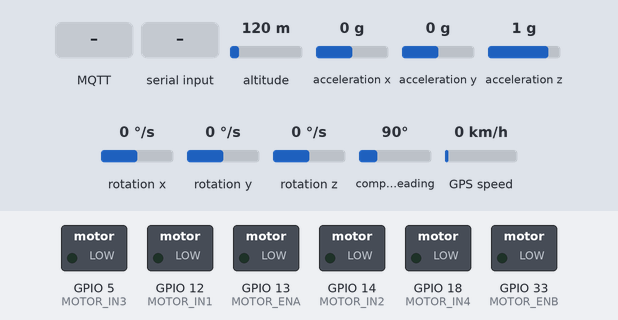
A sketch run on a simulated ESP32. On the bench: switched loads named in the sketch (green lamp = pin HIGH). The test bench sets the inputs (shaded band); at power-on: altitude 120 m, acceleration x 0 g, acceleration y 0 g, acceleration z 1 g, rotation x 0 °/s, rotation y 0 °/s, rotation z 0 °/s, compass heading 90°, GPS speed 0 km/h. WiFi joins after 1.5 s; servers stay silent unless stated; I2S audio is not simulated (input reads silence); the GPS gets a fix after 3 s at 37.7749, -122.4194 with 8 satellites; no MQTT or app messages arrive unless stated; what the sketch prints to the serial monitor is not drawn.

Above: at 3.1 s.
3.2 s: MQTT message "maju" arrives on the first subscribed topic
At 5.9 s:
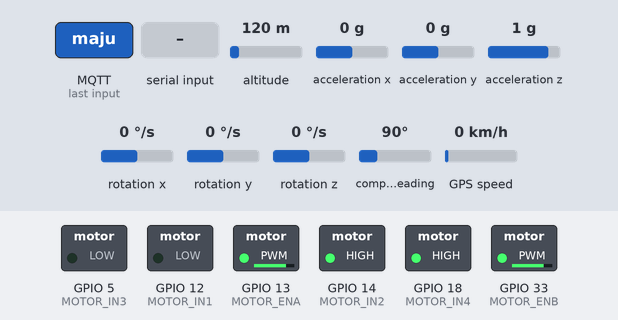
6.5 s: "maju" received over Serial
At 7.7 s:
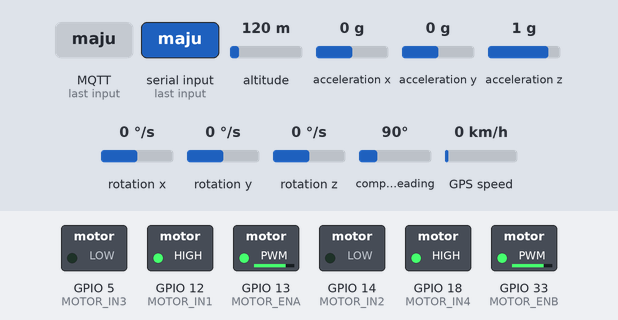
8.0 s: MQTT message "mundur" arrives on the first subscribed topic
At 8.7 s:
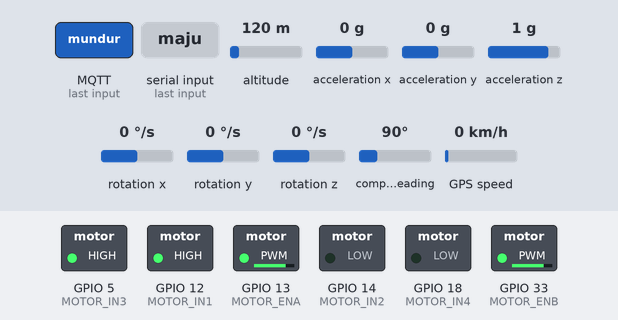
9.5 s: "mundur" received over Serial
At 10.8 s:
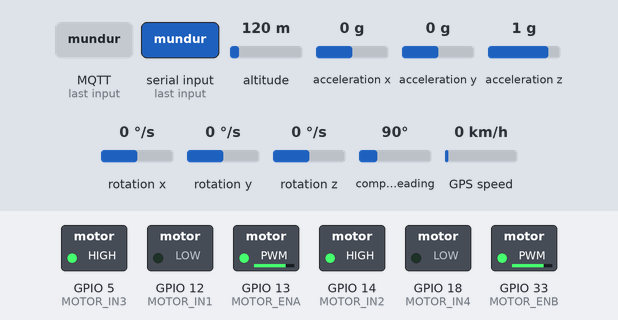
14.0 s: "s" received over Serial
At 14.4 s:
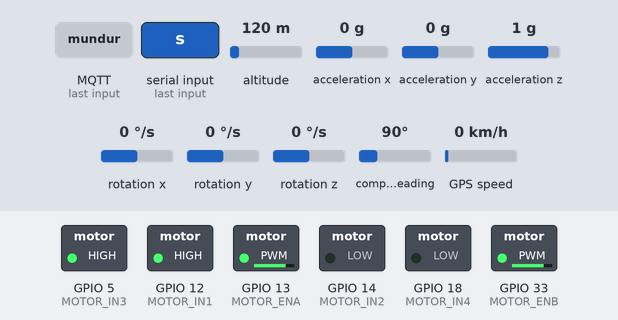
Timing chart, 0 to 16.5 s (numbered marks = the images above; inputs shaded):
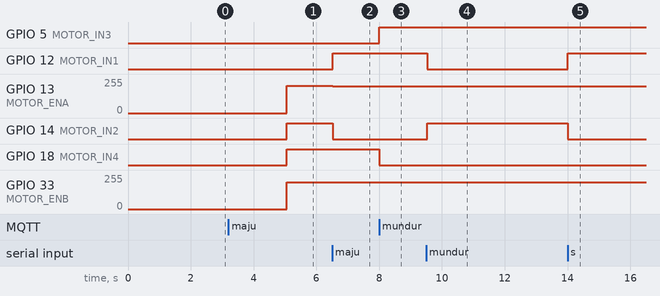

The sketch:

test-motor-mqtt.ino
```cpp
#include <WiFiManager.h>
#include <Wire.h>
#include <MPU6050.h>
#include <TinyGPSPlus.h>
#include <HardwareSerial.h>
#include "driver/i2s.h"
#include <PubSubClient.h>

// ==================== PIN DEFINITIONS ====================
// Motor Driver Pins
#define MOTOR_ENA 13
#define MOTOR_IN1 12
#define MOTOR_IN2 14
#define MOTOR_ENB 33
#define MOTOR_IN3 5
#define MOTOR_IN4 18
#define SPEED 200

// I2S Audio Pins
#define I2S_BCK 26
#define I2S_WS 25
#define I2S_DOUT 27
#define SAMPLE_RATE 16000
#define I2S_PORT I2S_NUM_0

// GPS Pins
#define RXD2 16
#define TXD2 17

// I2C for MPU6050
#define SDA_PIN 21
#define SCL_PIN 22

// MQTT Configuration
const char* mqtt_server = "192.168.1.16"; // Ganti dengan IP broker MQTT Anda
const int mqtt_port = 1883;
const char* mqtt_topic_cmd = "gembot/command";
const char* mqtt_topic_status = "gembot/status";
const char* mqtt_topic_sensor = "gembot/sensor";

// ==================== GLOBAL OBJECTS ====================
MPU6050 accelgyro;
TinyGPSPlus gps;
HardwareSerial gpsSerial(2);
WiFiClient espClient;
PubSubClient mqttClient(espClient);

// MPU6050 Offsets (kalibrasi)
int ax_offset = -7011, ay_offset = -6660, az_offset = 8628;
int gx_offset = -71, gy_offset = -64, gz_offset = -55;
int16_t ax, ay, az, gx, gy, gz;

// Audio buffer
uint8_t audioBuffer[4096];
size_t audioBufferLen = 0;

// Status flags
bool motorActive = false;
char lastCommand[10] = "STOP";
unsigned long lastSensorPublish = 0;
unsigned long lastMqttReconnect = 0;

// ==================== MOTOR FUNCTIONS ====================
void maju() {
  digitalWrite(MOTOR_IN1, LOW);
  digitalWrite(MOTOR_IN2, HIGH);
  digitalWrite(MOTOR_IN3, LOW);
  digitalWrite(MOTOR_IN4, HIGH);
  analogWrite(MOTOR_ENA, SPEED + 3);
  analogWrite(MOTOR_ENB, SPEED);
  strcpy(lastCommand, "MAJU");
  motorActive = true;
  Serial.println("✅ MOTOR: MAJU");
  publishStatus("MAJU");
}

void mundur() {
  digitalWrite(MOTOR_IN1, HIGH);
  digitalWrite(MOTOR_IN2, LOW);
  digitalWrite(MOTOR_IN3, HIGH);
  digitalWrite(MOTOR_IN4, LOW);
  analogWrite(MOTOR_ENA, SPEED);
  analogWrite(MOTOR_ENB, SPEED);
  strcpy(lastCommand, "MUNDUR");
  motorActive = true;
  Serial.println("✅ MOTOR: MUNDUR");
  publishStatus("MUNDUR");
}

void belokKiri() {
  digitalWrite(MOTOR_IN1, HIGH);
  digitalWrite(MOTOR_IN2, LOW);
  digitalWrite(MOTOR_IN3, LOW);
  digitalWrite(MOTOR_IN4, HIGH);
  analogWrite(MOTOR_ENA, SPEED);
  analogWrite(MOTOR_ENB, SPEED);
  strcpy(lastCommand, "KIRI");
  motorActive = true;
  Serial.println("✅ MOTOR: BELOK KIRI");
  publishStatus("KIRI");
}

void belokKanan() {
  digitalWrite(MOTOR_IN1, LOW);
  digitalWrite(MOTOR_IN2, HIGH);
  digitalWrite(MOTOR_IN3, HIGH);
  digitalWrite(MOTOR_IN4, LOW);
  analogWrite(MOTOR_ENA, SPEED);
  analogWrite(MOTOR_ENB, SPEED);
  strcpy(lastCommand, "KANAN");
  motorActive = true;
  Serial.println("✅ MOTOR: BELOK KANAN");
  publishStatus("KANAN");
}

void stopMotors() {
  digitalWrite(MOTOR_IN1, LOW);
  digitalWrite(MOTOR_IN2, LOW);
  digitalWrite(MOTOR_IN3, LOW);
  digitalWrite(MOTOR_IN4, LOW);
  analogWrite(MOTOR_ENA, 0);
  analogWrite(MOTOR_ENB, 0);
  strcpy(lastCommand, "STOP");
  motorActive = false;
  Serial.println("✅ MOTOR: STOP");
  publishStatus("STOP");
}

// ==================== I2S AUDIO SETUP ====================
void setupI2S() {
  i2s_config_t i2s_config = {
    .mode = (i2s_mode_t)(I2S_MODE_MASTER | I2S_MODE_TX),
    .sample_rate = SAMPLE_RATE,
    .bits_per_sample = I2S_BITS_PER_SAMPLE_16BIT,
    .channel_format = I2S_CHANNEL_FMT_ONLY_LEFT,
    .communication_format = I2S_COMM_FORMAT_I2S,
    .intr_alloc_flags = ESP_INTR_FLAG_LEVEL1,
    .dma_buf_count = 8,
    .dma_buf_len = 256,
    .use_apll = false,
    .tx_desc_auto_clear = true,
    .fixed_mclk = 0
  };

  i2s_pin_config_t pin_config = {
    .bck_io_num = I2S_BCK,
    .ws_io_num = I2S_WS,
    .data_out_num = I2S_DOUT,
    .data_in_num = I2S_PIN_NO_CHANGE
  };

  i2s_driver_install(I2S_PORT, &i2s_config, 0, NULL);
  i2s_set_pin(I2S_PORT, &pin_config);
  i2s_zero_dma_buffer(I2S_PORT);
  Serial.println("🎧 I2S Audio Ready");
}

void playAudio(const uint8_t* data, size_t len) {
  size_t written;
  i2s_write(I2S_PORT, data, len, &written, portMAX_DELAY);
}

void playBeep() {
  int16_t tone[320];
  for (int i = 0; i < 320; i++) {
    tone[i] = 16000 * sin(2 * PI * 880 * i / SAMPLE_RATE);
  }
  size_t written;
  i2s_write(I2S_PORT, tone, sizeof(tone), &written, portMAX_DELAY);
  delay(100);
  i2s_zero_dma_buffer(I2S_PORT);
}

// ==================== MPU6050 ====================
void setupMPU6050() {
  Wire.begin(SDA_PIN, SCL_PIN);
  accelgyro.initialize();

  accelgyro.setXAccelOffset(ax_offset);
  accelgyro.setYAccelOffset(ay_offset);
  accelgyro.setZAccelOffset(az_offset);
  accelgyro.setXGyroOffset(gx_offset);
  accelgyro.setYGyroOffset(gy_offset);
  accelgyro.setZGyroOffset(gz_offset);

  if(accelgyro.testConnection()) {
    Serial.println("✅ MPU6050 Connected");
  } else {
    Serial.println("❌ MPU6050 Failed!");
  }
}

void readMPU6050() {
  accelgyro.getMotion6(&ax, &ay, &az, &gx, &gy, &gz);
}

// ==================== GPS ====================
void setupGPS() {
  gpsSerial.begin(9600, SERIAL_8N1, RXD2, TXD2);
  Serial.println("📍 GPS Started");
}

void readGPS() {
  while (gpsSerial.available() > 0) {
    char c = gpsSerial.read();
    gps.encode(c);
  }
}

// ==================== MQTT ====================
void publishStatus(const char* command) {
  if (mqttClient.connected()) {
    char msg[128];
    snprintf(msg, sizeof(msg), "{\"command\":\"%s\",\"time\":%lu}", command, millis());
    mqttClient.publish(mqtt_topic_status, msg);
  }
}

void publishSensorData() {
  if (!mqttClient.connected()) return;

  char msg[512];
  snprintf(msg, sizeof(msg),
    "{\"accel\":[%d,%d,%d],\"gyro\":[%d,%d,%d],\"lat\":%.6f,\"lng\":%.6f,\"speed\":%.2f,\"sat\":%d,\"cmd\":\"%s\"}",
    ax, ay, az, gx, gy, gz,
    gps.location.lat(), gps.location.lng(),
    gps.speed.kmph(),
    gps.satellites.value(),
    lastCommand);

  mqttClient.publish(mqtt_topic_sensor, msg);
}

void mqttCallback(char* topic, byte* payload, unsigned int length) {
  char message[256];
  memcpy(message, payload, length);
  message[length] = '\0';

  Serial.printf("📨 MQTT: %s -> %s\n", topic, message);

  // Parse command (format: "CMD:value" atau langsung perintah)
  String cmd = String(message);
  cmd.toLowerCase();

  if (cmd == "maju" || cmd == "forward" || cmd == "w") {
    maju();
    playBeep();
  }
  else if (cmd == "mundur" || cmd == "backward" || cmd == "s") {
    mundur();
    playBeep();
  }
  else if (cmd == "kiri" || cmd == "left" || cmd == "a") {
    belokKiri();
    playBeep();
  }
  else if (cmd == "kanan" || cmd == "right" || cmd == "d") {
    belokKanan();
    playBeep();
  }
  else if (cmd == "stop" || cmd == "x") {
    stopMotors();
  }
  else if (cmd.startsWith("speak:")) {
    // Format: "speak:Hello World"
    // Audio akan dikirim via TCP terpisah, ini hanya notifikasi
    Serial.printf("🔊 AI Response: %s\n", cmd.substring(6).c_str());
  }
  else if (cmd == "status") {
    publishSensorData();
  }
}

void reconnectMQTT() {
  if (mqttClient.connected()) return;

  unsigned long now = millis();
  if (now - lastMqttReconnect < 5000) return;
  lastMqttReconnect = now;

  Serial.print("📡 Connecting MQTT...");
  if (mqttClient.connect("ESP32_Gembot")) {
    Serial.println(" ✅ Connected!");
    mqttClient.subscribe(mqtt_topic_cmd);
    publishStatus("BOOT");
  } else {
    Serial.printf(" ❌ Failed (rc=%d)\n", mqttClient.state());
  }
}

// ==================== TCP AUDIO SERVER ====================
WiFiServer audioServer(3333);

void setupAudioServer() {
  audioServer.begin();
  Serial.println("🔊 Audio TCP Server on port 3333");
}

void handleAudioClient() {
  WiFiClient client = audioServer.available();
  if (!client) return;

  Serial.println("🔊 Audio client connected");
  playBeep(); // Indikasi koneksi

  while (client.connected()) {
    int len = client.read(audioBuffer, sizeof(audioBuffer));
    if (len > 0) {
      playAudio(audioBuffer, len);
    }
    delay(1);
  }

  client.stop();
  Serial.println("🔊 Audio client disconnected");
}

// ==================== SETUP ====================
void setup() {
  Serial.begin(115200);
  Serial.println("\n\n========================================");
  Serial.println("🤖 GEMBOT - Smart Package Robot");
  Serial.println("========================================\n");

  // Setup Motor Pins
  pinMode(MOTOR_IN1, OUTPUT);
  pinMode(MOTOR_IN2, OUTPUT);
  pinMode(MOTOR_IN3, OUTPUT);
  pinMode(MOTOR_IN4, OUTPUT);
  pinMode(MOTOR_ENA, OUTPUT);
  pinMode(MOTOR_ENB, OUTPUT);
  stopMotors();

  // Setup WiFi dengan WiFiManager
  WiFiManager wm;
  wm.setConfigPortalTimeout(180);
  wm.setTitle("GEMBOT WiFi Setup");

  bool res;
  res = wm.autoConnect("GEMBOT-Setup", "password123");

  if (!res) {
    Serial.println("❌ WiFi Gagal, restarting...");
    ESP.restart();
  } else {
    Serial.println("✅ WiFi Connected!");
    Serial.print("📡 IP Address: ");
    Serial.println(WiFi.localIP());
  }

  // Setup MQTT
  mqttClient.setServer(mqtt_server, mqtt_port);
  mqttClient.setCallback(mqttCallback);

  // Setup Hardware
  setupI2S();
  setupMPU6050();
  setupGPS();
  setupAudioServer();

  // Play startup sound
  playBeep();
  delay(200);
  playBeep();

  Serial.println("\n✅ GEMBOT READY!");
  Serial.println("========================================");
  Serial.println("📌 MQTT Topic Subscribe: " + String(mqtt_topic_cmd));
  Serial.println("📌 MQTT Topic Publish: " + String(mqtt_topic_status));
  Serial.println("🔊 Audio TCP Port: 3333");
  Serial.println("========================================\n");
}

// ==================== LOOP ====================
void loop() {
  static unsigned long lastSensorRead = 0;
  static unsigned long lastGpsPublish = 0;

  // Handle MQTT
  if (!mqttClient.connected()) {
    reconnectMQTT();
  }
  mqttClient.loop();

  // Handle Audio Client
  handleAudioClient();

  // Read sensors periodically
  if (millis() - lastSensorRead > 100) {
    readMPU6050();
    readGPS();
    lastSensorRead = millis();
  }

  // Publish sensor data every 2 seconds
  if (millis() - lastSensorPublish > 2000 && mqttClient.connected()) {
    publishSensorData();
    lastSensorPublish = millis();
  }

  // Print GPS every 5 seconds if valid
  if (millis() - lastGpsPublish > 5000 && gps.location.isUpdated()) {
    Serial.printf("📍 LAT:%.6f LNG:%.6f SPEED:%.1fkm/h SAT:%d\n",
      gps.location.lat(), gps.location.lng(),
      gps.speed.kmph(), gps.satellites.value());
    lastGpsPublish = millis();
  }

  // Serial command for debugging
  if (Serial.available()) {
    char cmd = Serial.read();
    switch (cmd) {
      case 'w': maju(); break;
      case 's': mundur(); break;
      case 'a': belokKiri(); break;
      case 'd': belokKanan(); break;
      case 'x': stopMotors(); break;
      default: break;
    }
  }

  delay(10);
}
```

Measured:
- after the input at 3.2 s, GPIO 13 (MOTOR_ENA): 0/255 → 203/255 after 1.9 s; GPIO 14 (MOTOR_IN2), GPIO 18 (MOTOR_IN4): LOW → HIGH after 1.9 s; GPIO 33 (MOTOR_ENB): 0/255 → 200/255 after 1.9 s
- after the input at 6.5 s, GPIO 12 (MOTOR_IN1): LOW → HIGH at once; GPIO 13 (MOTOR_ENA): 203/255 → 200/255 at once; GPIO 14 (MOTOR_IN2): HIGH → LOW at once
- after the input at 8.0 s, GPIO 5 (MOTOR_IN3): LOW → HIGH at once; GPIO 18 (MOTOR_IN4): HIGH → LOW at once
- after the input at 9.5 s, GPIO 12 (MOTOR_IN1): HIGH → LOW at once; GPIO 14 (MOTOR_IN2): LOW → HIGH at once
- after the input at 14.0 s, GPIO 12 (MOTOR_IN1): LOW → HIGH at once; GPIO 14 (MOTOR_IN2): HIGH → LOW at once
